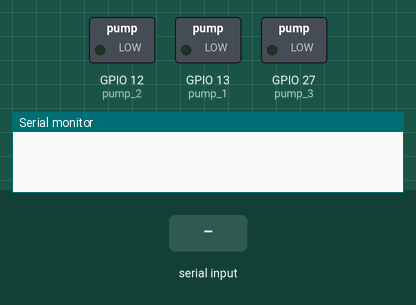
This sketch was run on a simulated ESP32. Parts: switched loads named in the sketch (green lamp = pin HIGH), the last lines printed to the serial monitor. The inputs (shaded band) are chosen by the test bench. At 8.3 s the program restarts the board; the recording ends there.

Above: at 1.2 s.
1.3 s: "start\n" received over Serial
At 1.7 s:
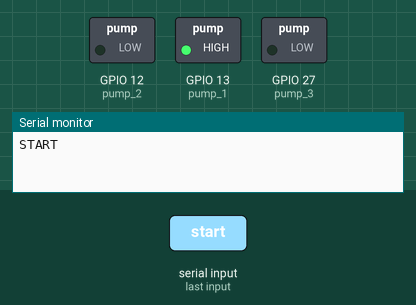
Timing chart, 0 to 8.3 s (numbered marks = the images above; inputs shaded):
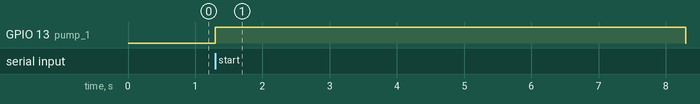

The sketch:

testing_peristaltik.ino
```cpp
#define pump_1 13
#define pump_2 12
#define pump_3 27
#define pump_4 26


void setup() {
  // put your setup code here, to run once:
  Serial.begin(115200);
  pinMode(pump_1,OUTPUT);
  pinMode(pump_2,OUTPUT);
  pinMode(pump_3,OUTPUT);

}

void loop() {
  // put your main code here, to run repeatedly:


  if(Serial.available()){
    String input = Serial.readStringUntil('\n');
    while(input == "start"){
      static unsigned long timepoint = millis();
      Serial.println("START");
      digitalWrite(pump_1,HIGH);
      while(1){
        if(millis()-timepoint > 7000){
        digitalWrite(pump_1,LOW);
        input = "end";
        ESP.restart();
        break;
      }

      }


  }


}

}
```

Measured:
- after the input at 1.3 s, GPIO 13 (pump_1): LOW → HIGH at once, → LOW 7.0 s later
